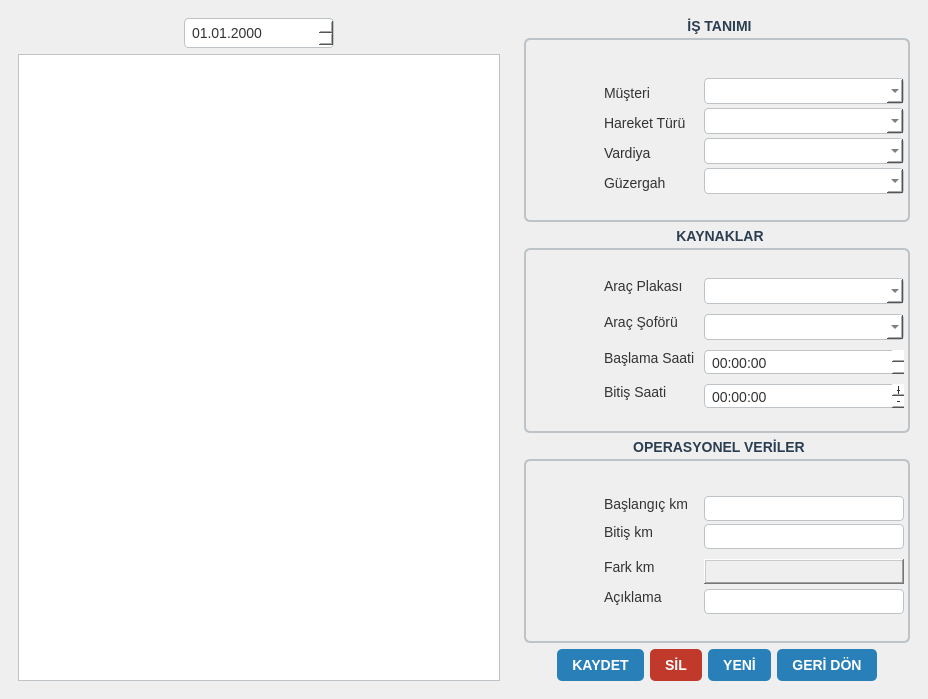
<?xml version="1.0" encoding="UTF-8"?>
<ui version="4.0">
 <class>MainWindow</class>
 <widget class="QMainWindow" name="MainWindow">
  <property name="geometry">
   <rect>
    <x>0</x>
    <y>0</y>
    <width>928</width>
    <height>699</height>
   </rect>
  </property>
  <property name="windowTitle">
   <string>MainWindow</string>
  </property>
  <property name="styleSheet">
   <string notr="true">/* --- GENEL AYARLAR --- */
QWidget {
    font-family: &quot;Segoe UI&quot;, &quot;Calibri&quot;, sans-serif;
    font-size: 14px;
    color: #333333;
}

/* --- BUTONLAR --- */
QPushButton {
    background-color: #2980b9; /* Kurumsal Mavi */
    color: white;
    border-radius: 5px;
    padding: 8px 15px;
    font-weight: bold;
    border: none;
}
QPushButton:hover {
    background-color: #3498db; /* Üzerine gelince açıl */
}
QPushButton:pressed {
    background-color: #1f618d; /* Basınca koyulaş */
}
/* &quot;SİL&quot; Butonlarını Kırmızı Yapmak İstersen Özel İsimle Yakala */
QPushButton#btn_sil, QPushButton#btn_satir_sil {
    background-color: #c0392b;
}
QPushButton#btn_sil:hover, QPushButton#btn_satir_sil:hover {
    background-color: #e74c3c;
}

/* --- GİRİŞ KUTULARI (LineEdit, DateEdit, ComboBox) --- */
QLineEdit, QComboBox, QDateEdit, QTimeEdit {
    border: 1px solid #bdc3c7;
    border-radius: 4px;
    padding: 5px;
    background-color: white;
}
/* İçine tıklayınca (Focus) çerçeve parlasın */
QLineEdit:focus, QComboBox:focus, QDateEdit:focus {
    border: 2px solid #3498db;
}

/* --- TABLOLAR (En Önemlisi!) --- */
QTableWidget {
    background-color: white;
    gridline-color: #ecf0f1; /* Hücre çizgileri silik gri */
    border: 1px solid #bdc3c7;
}
/* Başlık Satırı */
QHeaderView::section {
    background-color: #2c3e50; /* Koyu Lacivert Başlık */
    color: white;
    padding: 5px;
    border: none;
    font-weight: bold;
}
/* Seçili Satır */
QTableWidget::item:selected {
    background-color: #d6eaf8; /* Açık mavi seçim */
    color: black;
}

/* --- GROUP BOX (Çerçeveler) --- */
QGroupBox {
    border: 2px solid #bdc3c7;
    border-radius: 6px;
    margin-top: 20px; /* Başlık için yer aç */
    font-weight: bold;
}
QGroupBox::title {
    subcontrol-origin: margin;
    subcontrol-position: top center; /* Başlığı ortala */
    padding: 0 10px;
    color: #2c3e50;
}</string>
  </property>
  <widget class="QWidget" name="centralwidget">
   <layout class="QHBoxLayout" name="horizontalLayout">
    <item>
     <widget class="QWidget" name="widget" native="true">
      <property name="sizePolicy">
       <sizepolicy hsizetype="Expanding" vsizetype="Expanding">
        <horstretch>0</horstretch>
        <verstretch>0</verstretch>
       </sizepolicy>
      </property>
      <property name="minimumSize">
       <size>
        <width>500</width>
        <height>0</height>
       </size>
      </property>
      <property name="maximumSize">
       <size>
        <width>400</width>
        <height>16777215</height>
       </size>
      </property>
      <layout class="QVBoxLayout" name="verticalLayout_2">
       <item alignment="Qt::AlignmentFlag::AlignHCenter">
        <widget class="QDateEdit" name="date_tarih">
         <property name="minimumSize">
          <size>
           <width>150</width>
           <height>0</height>
          </size>
         </property>
         <property name="maximumSize">
          <size>
           <width>150</width>
           <height>16777215</height>
          </size>
         </property>
         <property name="displayFormat">
          <string>dd.MM.yyyy</string>
         </property>
        </widget>
       </item>
       <item>
        <widget class="QTableWidget" name="tbl_seferler">
         <property name="sizePolicy">
          <sizepolicy hsizetype="Preferred" vsizetype="Preferred">
           <horstretch>0</horstretch>
           <verstretch>0</verstretch>
          </sizepolicy>
         </property>
        </widget>
       </item>
      </layout>
     </widget>
    </item>
    <item>
     <widget class="QWidget" name="widget_2" native="true">
      <layout class="QVBoxLayout" name="verticalLayout">
       <item>
        <widget class="QGroupBox" name="grp_is_tanimi">
         <property name="title">
          <string>İŞ TANIMI</string>
         </property>
         <widget class="QComboBox" name="cmb_musteri">
          <property name="geometry">
           <rect>
            <x>180</x>
            <y>60</y>
            <width>200</width>
            <height>26</height>
           </rect>
          </property>
          <property name="sizePolicy">
           <sizepolicy hsizetype="Preferred" vsizetype="Preferred">
            <horstretch>0</horstretch>
            <verstretch>0</verstretch>
           </sizepolicy>
          </property>
          <property name="minimumSize">
           <size>
            <width>200</width>
            <height>0</height>
           </size>
          </property>
          <property name="maximumSize">
           <size>
            <width>200</width>
            <height>16777215</height>
           </size>
          </property>
         </widget>
         <widget class="QComboBox" name="cmb_hareket_turu">
          <property name="geometry">
           <rect>
            <x>180</x>
            <y>90</y>
            <width>200</width>
            <height>26</height>
           </rect>
          </property>
          <property name="sizePolicy">
           <sizepolicy hsizetype="Preferred" vsizetype="Preferred">
            <horstretch>0</horstretch>
            <verstretch>0</verstretch>
           </sizepolicy>
          </property>
          <property name="minimumSize">
           <size>
            <width>200</width>
            <height>0</height>
           </size>
          </property>
          <property name="maximumSize">
           <size>
            <width>200</width>
            <height>16777215</height>
           </size>
          </property>
         </widget>
         <widget class="QComboBox" name="cmb_vardiya">
          <property name="geometry">
           <rect>
            <x>180</x>
            <y>120</y>
            <width>200</width>
            <height>26</height>
           </rect>
          </property>
          <property name="sizePolicy">
           <sizepolicy hsizetype="Preferred" vsizetype="Preferred">
            <horstretch>0</horstretch>
            <verstretch>0</verstretch>
           </sizepolicy>
          </property>
          <property name="minimumSize">
           <size>
            <width>200</width>
            <height>0</height>
           </size>
          </property>
          <property name="maximumSize">
           <size>
            <width>200</width>
            <height>16777215</height>
           </size>
          </property>
         </widget>
         <widget class="QComboBox" name="cmb_guzergah">
          <property name="geometry">
           <rect>
            <x>180</x>
            <y>150</y>
            <width>200</width>
            <height>26</height>
           </rect>
          </property>
          <property name="sizePolicy">
           <sizepolicy hsizetype="Preferred" vsizetype="Preferred">
            <horstretch>0</horstretch>
            <verstretch>0</verstretch>
           </sizepolicy>
          </property>
          <property name="minimumSize">
           <size>
            <width>200</width>
            <height>0</height>
           </size>
          </property>
          <property name="maximumSize">
           <size>
            <width>200</width>
            <height>16777215</height>
           </size>
          </property>
          <property name="editable">
           <bool>true</bool>
          </property>
         </widget>
         <widget class="QLabel" name="lbl_musteri">
          <property name="geometry">
           <rect>
            <x>80</x>
            <y>60</y>
            <width>100</width>
            <height>30</height>
           </rect>
          </property>
          <property name="minimumSize">
           <size>
            <width>100</width>
            <height>0</height>
           </size>
          </property>
          <property name="maximumSize">
           <size>
            <width>100</width>
            <height>16777215</height>
           </size>
          </property>
          <property name="text">
           <string>Müşteri</string>
          </property>
          <property name="alignment">
           <set>Qt::AlignmentFlag::AlignLeading|Qt::AlignmentFlag::AlignLeft|Qt::AlignmentFlag::AlignVCenter</set>
          </property>
         </widget>
         <widget class="QLabel" name="lbl_hareket_turu">
          <property name="geometry">
           <rect>
            <x>80</x>
            <y>90</y>
            <width>100</width>
            <height>30</height>
           </rect>
          </property>
          <property name="minimumSize">
           <size>
            <width>100</width>
            <height>0</height>
           </size>
          </property>
          <property name="maximumSize">
           <size>
            <width>100</width>
            <height>16777215</height>
           </size>
          </property>
          <property name="text">
           <string>Hareket Türü</string>
          </property>
          <property name="alignment">
           <set>Qt::AlignmentFlag::AlignLeading|Qt::AlignmentFlag::AlignLeft|Qt::AlignmentFlag::AlignVCenter</set>
          </property>
         </widget>
         <widget class="QLabel" name="lbl_vardiya">
          <property name="geometry">
           <rect>
            <x>80</x>
            <y>120</y>
            <width>100</width>
            <height>30</height>
           </rect>
          </property>
          <property name="minimumSize">
           <size>
            <width>100</width>
            <height>0</height>
           </size>
          </property>
          <property name="maximumSize">
           <size>
            <width>100</width>
            <height>16777215</height>
           </size>
          </property>
          <property name="text">
           <string>Vardiya</string>
          </property>
          <property name="alignment">
           <set>Qt::AlignmentFlag::AlignLeading|Qt::AlignmentFlag::AlignLeft|Qt::AlignmentFlag::AlignVCenter</set>
          </property>
         </widget>
         <widget class="QLabel" name="lbl_guzergah">
          <property name="geometry">
           <rect>
            <x>80</x>
            <y>150</y>
            <width>100</width>
            <height>30</height>
           </rect>
          </property>
          <property name="minimumSize">
           <size>
            <width>100</width>
            <height>0</height>
           </size>
          </property>
          <property name="maximumSize">
           <size>
            <width>100</width>
            <height>16777215</height>
           </size>
          </property>
          <property name="text">
           <string>Güzergah</string>
          </property>
          <property name="alignment">
           <set>Qt::AlignmentFlag::AlignLeading|Qt::AlignmentFlag::AlignLeft|Qt::AlignmentFlag::AlignVCenter</set>
          </property>
         </widget>
        </widget>
       </item>
       <item>
        <widget class="QGroupBox" name="grp_kaynaklar">
         <property name="title">
          <string>KAYNAKLAR</string>
         </property>
         <widget class="QComboBox" name="cmb_plaka">
          <property name="geometry">
           <rect>
            <x>180</x>
            <y>50</y>
            <width>200</width>
            <height>26</height>
           </rect>
          </property>
          <property name="minimumSize">
           <size>
            <width>200</width>
            <height>0</height>
           </size>
          </property>
          <property name="maximumSize">
           <size>
            <width>200</width>
            <height>16777215</height>
           </size>
          </property>
         </widget>
         <widget class="QComboBox" name="cmb_surucu">
          <property name="geometry">
           <rect>
            <x>180</x>
            <y>86</y>
            <width>200</width>
            <height>26</height>
           </rect>
          </property>
          <property name="minimumSize">
           <size>
            <width>200</width>
            <height>0</height>
           </size>
          </property>
          <property name="maximumSize">
           <size>
            <width>200</width>
            <height>16777215</height>
           </size>
          </property>
         </widget>
         <widget class="QLabel" name="lbl_plaka">
          <property name="geometry">
           <rect>
            <x>80</x>
            <y>50</y>
            <width>100</width>
            <height>16</height>
           </rect>
          </property>
          <property name="minimumSize">
           <size>
            <width>100</width>
            <height>0</height>
           </size>
          </property>
          <property name="maximumSize">
           <size>
            <width>100</width>
            <height>16777215</height>
           </size>
          </property>
          <property name="text">
           <string>Araç Plakası</string>
          </property>
          <property name="margin">
           <number>0</number>
          </property>
          <property name="indent">
           <number>-1</number>
          </property>
         </widget>
         <widget class="QLabel" name="lbl_surucu">
          <property name="geometry">
           <rect>
            <x>80</x>
            <y>86</y>
            <width>100</width>
            <height>16</height>
           </rect>
          </property>
          <property name="minimumSize">
           <size>
            <width>100</width>
            <height>0</height>
           </size>
          </property>
          <property name="maximumSize">
           <size>
            <width>100</width>
            <height>16777215</height>
           </size>
          </property>
          <property name="text">
           <string>Araç Şoförü</string>
          </property>
          <property name="margin">
           <number>0</number>
          </property>
          <property name="indent">
           <number>-1</number>
          </property>
         </widget>
         <widget class="QLabel" name="lbl_baslangic">
          <property name="geometry">
           <rect>
            <x>80</x>
            <y>122</y>
            <width>100</width>
            <height>16</height>
           </rect>
          </property>
          <property name="minimumSize">
           <size>
            <width>100</width>
            <height>0</height>
           </size>
          </property>
          <property name="maximumSize">
           <size>
            <width>100</width>
            <height>16777215</height>
           </size>
          </property>
          <property name="text">
           <string>Başlama Saati</string>
          </property>
          <property name="margin">
           <number>0</number>
          </property>
          <property name="indent">
           <number>-1</number>
          </property>
         </widget>
         <widget class="QLabel" name="lbl_bitis">
          <property name="geometry">
           <rect>
            <x>80</x>
            <y>156</y>
            <width>100</width>
            <height>16</height>
           </rect>
          </property>
          <property name="minimumSize">
           <size>
            <width>100</width>
            <height>0</height>
           </size>
          </property>
          <property name="maximumSize">
           <size>
            <width>100</width>
            <height>16777215</height>
           </size>
          </property>
          <property name="text">
           <string>Bitiş Saati</string>
          </property>
          <property name="margin">
           <number>0</number>
          </property>
          <property name="indent">
           <number>-1</number>
          </property>
         </widget>
         <widget class="QTimeEdit" name="time_baslangic">
          <property name="geometry">
           <rect>
            <x>180</x>
            <y>122</y>
            <width>200</width>
            <height>24</height>
           </rect>
          </property>
          <property name="minimumSize">
           <size>
            <width>200</width>
            <height>0</height>
           </size>
          </property>
          <property name="maximumSize">
           <size>
            <width>200</width>
            <height>16777215</height>
           </size>
          </property>
          <property name="frame">
           <bool>false</bool>
          </property>
          <property name="showGroupSeparator" stdset="0">
           <bool>false</bool>
          </property>
          <property name="calendarPopup">
           <bool>false</bool>
          </property>
         </widget>
         <widget class="QTimeEdit" name="time_bitis">
          <property name="geometry">
           <rect>
            <x>180</x>
            <y>156</y>
            <width>200</width>
            <height>24</height>
           </rect>
          </property>
          <property name="minimumSize">
           <size>
            <width>200</width>
            <height>0</height>
           </size>
          </property>
          <property name="maximumSize">
           <size>
            <width>200</width>
            <height>16777215</height>
           </size>
          </property>
          <property name="frame">
           <bool>false</bool>
          </property>
          <property name="buttonSymbols">
           <enum>QAbstractSpinBox::ButtonSymbols::PlusMinus</enum>
          </property>
         </widget>
        </widget>
       </item>
       <item>
        <widget class="QGroupBox" name="grp_operasyonel">
         <property name="title">
          <string>OPERASYONEL VERİLER</string>
         </property>
         <widget class="QLabel" name="lbl_baslangic_km">
          <property name="geometry">
           <rect>
            <x>80</x>
            <y>57</y>
            <width>100</width>
            <height>16</height>
           </rect>
          </property>
          <property name="minimumSize">
           <size>
            <width>100</width>
            <height>0</height>
           </size>
          </property>
          <property name="maximumSize">
           <size>
            <width>100</width>
            <height>16777215</height>
           </size>
          </property>
          <property name="text">
           <string>Başlangıç km</string>
          </property>
         </widget>
         <widget class="QLabel" name="lbl_bitis_km">
          <property name="geometry">
           <rect>
            <x>80</x>
            <y>85</y>
            <width>100</width>
            <height>16</height>
           </rect>
          </property>
          <property name="minimumSize">
           <size>
            <width>100</width>
            <height>0</height>
           </size>
          </property>
          <property name="maximumSize">
           <size>
            <width>100</width>
            <height>16777215</height>
           </size>
          </property>
          <property name="text">
           <string>Bitiş km</string>
          </property>
         </widget>
         <widget class="QLabel" name="lbl_Fark">
          <property name="geometry">
           <rect>
            <x>80</x>
            <y>120</y>
            <width>100</width>
            <height>16</height>
           </rect>
          </property>
          <property name="minimumSize">
           <size>
            <width>100</width>
            <height>0</height>
           </size>
          </property>
          <property name="maximumSize">
           <size>
            <width>100</width>
            <height>16777215</height>
           </size>
          </property>
          <property name="text">
           <string>Fark km</string>
          </property>
         </widget>
         <widget class="QLabel" name="lbl_aciklama">
          <property name="geometry">
           <rect>
            <x>80</x>
            <y>150</y>
            <width>100</width>
            <height>16</height>
           </rect>
          </property>
          <property name="minimumSize">
           <size>
            <width>100</width>
            <height>0</height>
           </size>
          </property>
          <property name="maximumSize">
           <size>
            <width>100</width>
            <height>16777215</height>
           </size>
          </property>
          <property name="text">
           <string>Açıklama</string>
          </property>
         </widget>
         <widget class="QLineEdit" name="txt_baslangic_km">
          <property name="geometry">
           <rect>
            <x>180</x>
            <y>57</y>
            <width>200</width>
            <height>25</height>
           </rect>
          </property>
          <property name="minimumSize">
           <size>
            <width>200</width>
            <height>25</height>
           </size>
          </property>
          <property name="maximumSize">
           <size>
            <width>200</width>
            <height>16777215</height>
           </size>
          </property>
          <property name="baseSize">
           <size>
            <width>0</width>
            <height>0</height>
           </size>
          </property>
         </widget>
         <widget class="QLineEdit" name="txt_bitis_km">
          <property name="geometry">
           <rect>
            <x>180</x>
            <y>85</y>
            <width>200</width>
            <height>25</height>
           </rect>
          </property>
          <property name="minimumSize">
           <size>
            <width>200</width>
            <height>25</height>
           </size>
          </property>
          <property name="maximumSize">
           <size>
            <width>200</width>
            <height>16777215</height>
           </size>
          </property>
          <property name="baseSize">
           <size>
            <width>0</width>
            <height>0</height>
           </size>
          </property>
         </widget>
         <widget class="QLineEdit" name="txt_aciklama">
          <property name="geometry">
           <rect>
            <x>180</x>
            <y>150</y>
            <width>200</width>
            <height>25</height>
           </rect>
          </property>
          <property name="minimumSize">
           <size>
            <width>200</width>
            <height>25</height>
           </size>
          </property>
          <property name="maximumSize">
           <size>
            <width>200</width>
            <height>16777215</height>
           </size>
          </property>
          <property name="baseSize">
           <size>
            <width>0</width>
            <height>0</height>
           </size>
          </property>
         </widget>
         <widget class="QLabel" name="lbl_fark_km">
          <property name="geometry">
           <rect>
            <x>180</x>
            <y>120</y>
            <width>200</width>
            <height>25</height>
           </rect>
          </property>
          <property name="minimumSize">
           <size>
            <width>200</width>
            <height>25</height>
           </size>
          </property>
          <property name="maximumSize">
           <size>
            <width>200</width>
            <height>16777215</height>
           </size>
          </property>
          <property name="baseSize">
           <size>
            <width>0</width>
            <height>0</height>
           </size>
          </property>
          <property name="frameShape">
           <enum>QFrame::Shape::WinPanel</enum>
          </property>
          <property name="frameShadow">
           <enum>QFrame::Shadow::Raised</enum>
          </property>
          <property name="text">
           <string/>
          </property>
         </widget>
        </widget>
       </item>
       <item>
        <layout class="QHBoxLayout" name="horizontalLayout_2">
         <item>
          <spacer name="horizontalSpacer_2">
           <property name="orientation">
            <enum>Qt::Orientation::Horizontal</enum>
           </property>
           <property name="sizeHint" stdset="0">
            <size>
             <width>40</width>
             <height>20</height>
            </size>
           </property>
          </spacer>
         </item>
         <item>
          <widget class="QPushButton" name="btn_kaydet">
           <property name="text">
            <string>KAYDET</string>
           </property>
          </widget>
         </item>
         <item>
          <widget class="QPushButton" name="btn_sil">
           <property name="text">
            <string>SİL</string>
           </property>
          </widget>
         </item>
         <item>
          <widget class="QPushButton" name="btn_yeni">
           <property name="text">
            <string>YENİ</string>
           </property>
          </widget>
         </item>
         <item>
          <widget class="QPushButton" name="btn_geri_don">
           <property name="text">
            <string>GERİ DÖN</string>
           </property>
          </widget>
         </item>
         <item>
          <spacer name="horizontalSpacer">
           <property name="orientation">
            <enum>Qt::Orientation::Horizontal</enum>
           </property>
           <property name="sizeHint" stdset="0">
            <size>
             <width>40</width>
             <height>20</height>
            </size>
           </property>
          </spacer>
         </item>
        </layout>
       </item>
      </layout>
     </widget>
    </item>
   </layout>
  </widget>
 </widget>
 <resources/>
 <connections/>
</ui>
